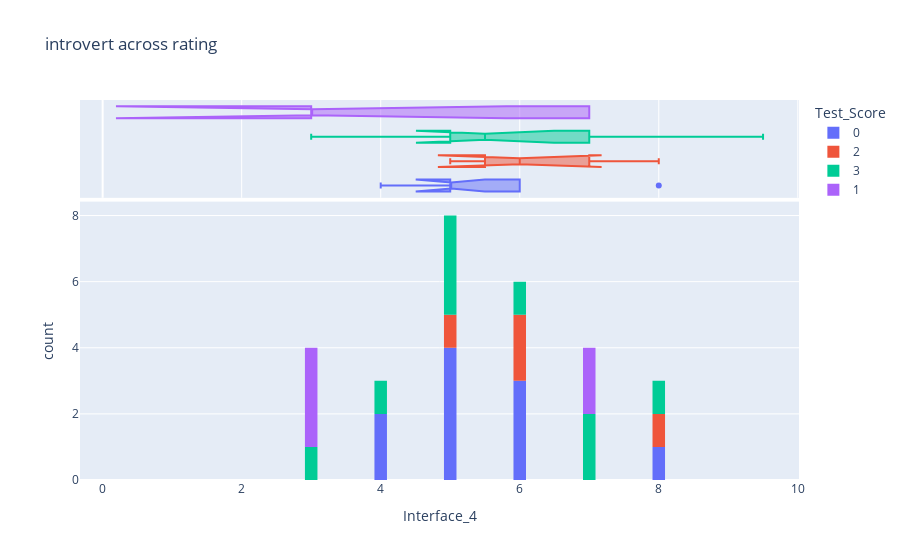

Notebook code cell kept with this figure:
### Markdown cell above
Font

### Code cell
fig = px.histogram(y,
                x = "Interface_4",
                nbins = 40,
                marginal = "box",
                color = "Test_Score",
                title='introvert across rating')

fig.update_layout(bargap=0.1)
fig.show()

### Figure 1 — Plotly figure (JSON) as saved in the notebook; plotly's stock layout.template omitted (floating-point values rounded to 4 significant figures)
{"data": [{"alignmentgroup": "True", "bingroup": "x", "hovertemplate": "Test_Score=0<br>Interface_4=%{x}<br>count=%{y}<extra></extra>", "legendgroup": "0", "marker": {"color": "#636efa", "pattern": {"shape": ""}}, "name": "0", "nbinsx": 40, "offsetgroup": "0", "orientation": "v", "showlegend": true, "type": "histogram", "x": [5, 4, 8, 6, 5, 4, 5, 6, 6, 5], "xaxis": "x", "yaxis": "y"}, {"alignmentgroup": "True", "hovertemplate": "Test_Score=0<br>Interface_4=%{x}<extra></extra>", "legendgroup": "0", "marker": {"color": "#636efa"}, "name": "0", "notched": true, "offsetgroup": "0", "showlegend": false, "type": "box", "x": [5, 4, 8, 6, 5, 4, 5, 6, 6, 5], "xaxis": "x2", "yaxis": "y2"}, {"alignmentgroup": "True", "bingroup": "x", "hovertemplate": "Test_Score=2<br>Interface_4=%{x}<br>count=%{y}<extra></extra>", "legendgroup": "2", "marker": {"color": "#EF553B", "pattern": {"shape": ""}}, "name": "2", "nbinsx": 40, "offsetgroup": "2", "orientation": "v", "showlegend": true, "type": "histogram", "x": [6, 6, 8, 5], "xaxis": "x", "yaxis": "y"}, {"alignmentgroup": "True", "hovertemplate": "Test_Score=2<br>Interface_4=%{x}<extra></extra>", "legendgroup": "2", "marker": {"color": "#EF553B"}, "name": "2", "notched": true, "offsetgroup": "2", "showlegend": false, "type": "box", "x": [6, 6, 8, 5], "xaxis": "x2", "yaxis": "y2"}, {"alignmentgroup": "True", "bingroup": "x", "hovertemplate": "Test_Score=3<br>Interface_4=%{x}<br>count=%{y}<extra></extra>", "legendgroup": "3", "marker": {"color": "#00cc96", "pattern": {"shape": ""}}, "name": "3", "nbinsx": 40, "offsetgroup": "3", "orientation": "v", "showlegend": true, "type": "histogram", "x": [3, 4, 5, 9.5, 6, 7, 8, 7, 5, 5], "xaxis": "x", "yaxis": "y"}, {"alignmentgroup": "True", "hovertemplate": "Test_Score=3<br>Interface_4=%{x}<extra></extra>", "legendgroup": "3", "marker": {"color": "#00cc96"}, "name": "3", "notched": true, "offsetgroup": "3", "showlegend": false, "type": "box", "x": [3, 4, 5, 9.5, 6, 7, 8, 7, 5, 5], "xaxis": "x2", "yaxis": "y2"}, {"alignmentgroup": "True", "bingroup": "x", "hovertemplate": "Test_Score=1<br>Interface_4=%{x}<br>count=%{y}<extra></extra>", "legendgroup": "1", "marker": {"color": "#ab63fa", "pattern": {"shape": ""}}, "name": "1", "nbinsx": 40, "offsetgroup": "1", "orientation": "v", "showlegend": true, "type": "histogram", "x": [7, 3, 7, 3, 3], "xaxis": "x", "yaxis": "y"}, {"alignmentgroup": "True", "hovertemplate": "Test_Score=1<br>Interface_4=%{x}<extra></extra>", "legendgroup": "1", "marker": {"color": "#ab63fa"}, "name": "1", "notched": true, "offsetgroup": "1", "showlegend": false, "type": "box", "x": [7, 3, 7, 3, 3], "xaxis": "x2", "yaxis": "y2"}], "layout": {"bargap": 0.1, "barmode": "relative", "legend": {"title": {"text": "Test_Score"}, "tracegroupgap": 0}, "title": {"text": "introvert across rating"}, "xaxis": {"anchor": "y", "domain": [0, 1], "title": {"text": "Interface_4"}}, "xaxis2": {"anchor": "y2", "domain": [0, 1], "matches": "x", "showgrid": true, "showticklabels": false}, "yaxis": {"anchor": "x", "domain": [0, 0.7326], "title": {"text": "count"}}, "yaxis2": {"anchor": "x2", "domain": [0.7426, 1], "matches": "y2", "showgrid": false, "showline": false, "showticklabels": false, "ticks": ""}}}
